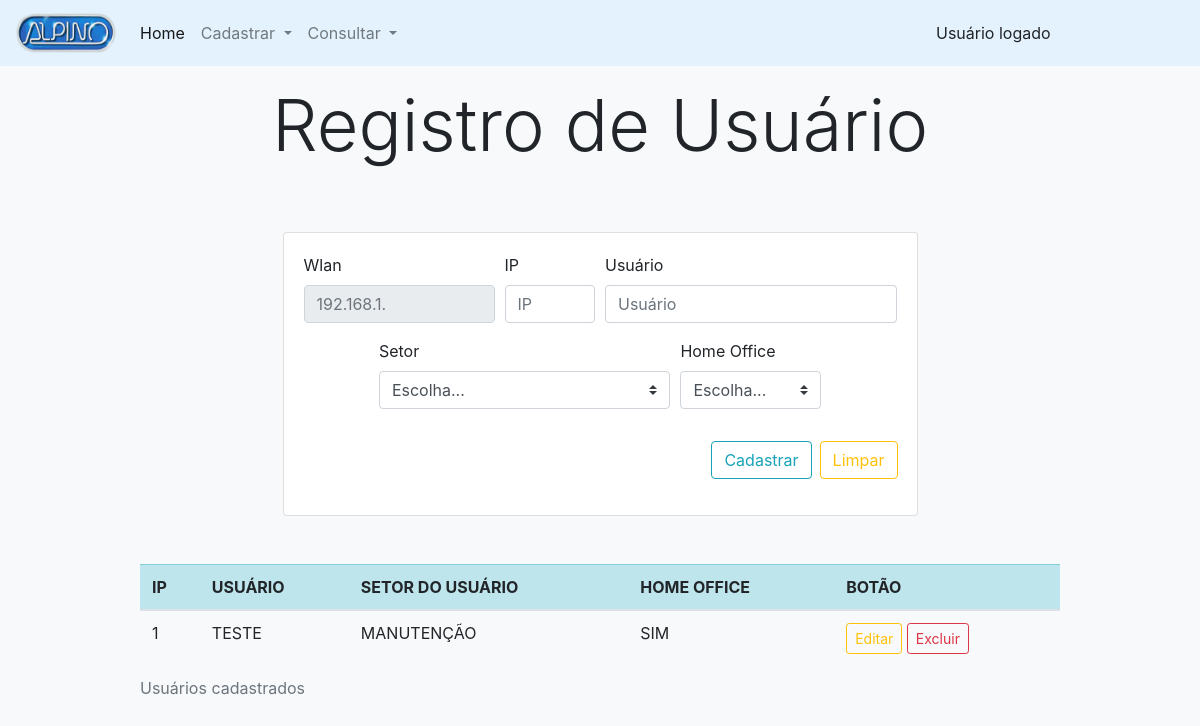
Page /public/pags/ti/register/registerUser.php on the earlier database version.
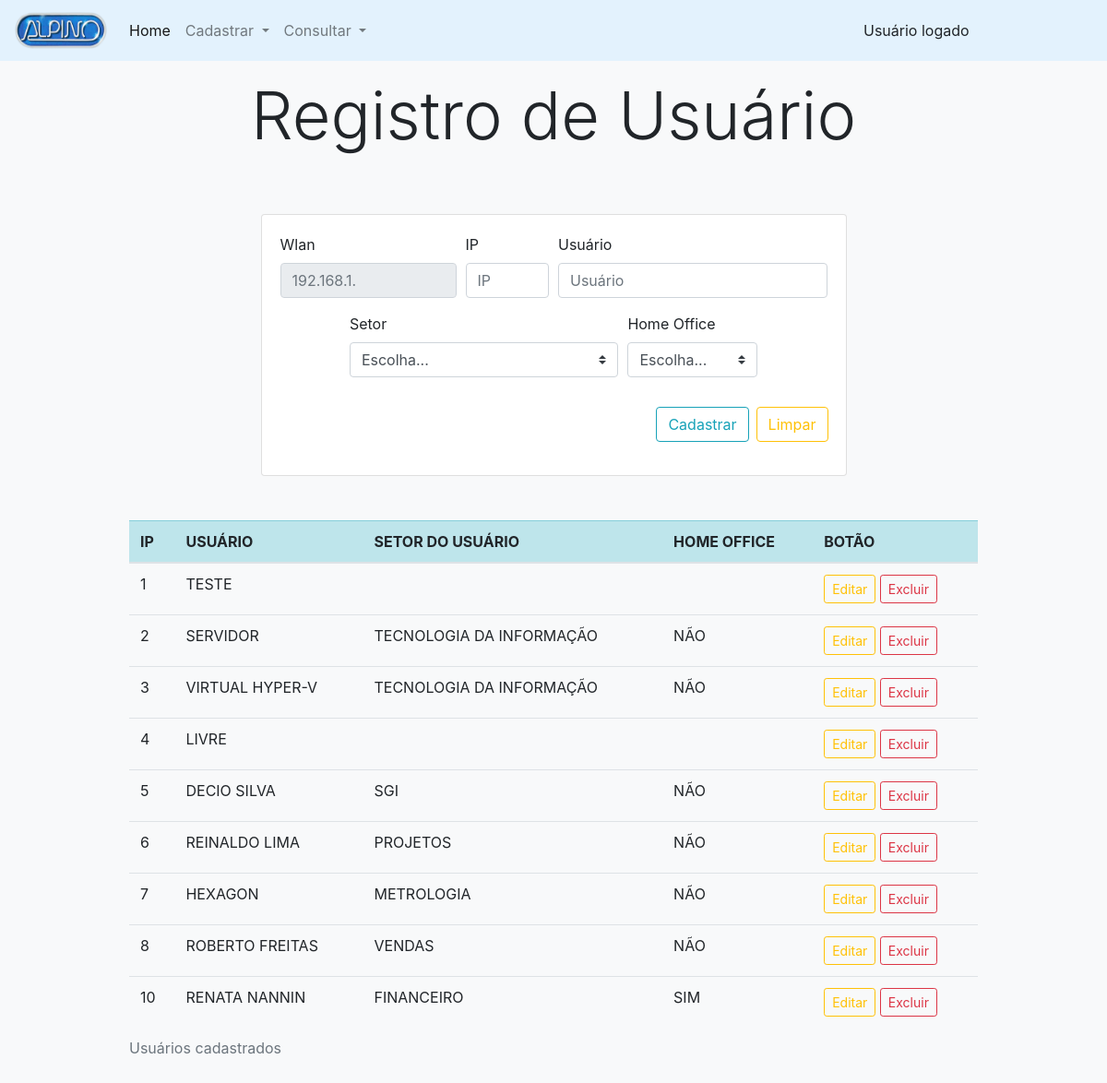
Same page on the later database version.
### tables this page shows
CREATE TABLE `usuario` (
  `ip` int(10) UNSIGNED NOT NULL,
  `usuario` varchar(100) NOT NULL,
  `setor` varchar(100) NOT NULL,
  `homeOffice` varchar(3) NOT NULL
);

### public/pags/ti/register/registerUser.php (the view, shortened to what this page needs)
<?php
    include_once("../../../../src/config/conexaodb.php");
    $sql_usuario = mysqli_query($conn, "SELECT * FROM usuario order by ip asc");
?>
<html lang="pt-br">
<head>
    <link rel="stylesheet" href="../../../../node_modules/bootstrap/dist/css/bootstrap.css">
    <link rel="stylesheet" href="https://cdn.datatables.net/1.10.22/css/jquery.dataTables.min.css">
</head>
<body class="bg-light">
    <?php
        include '../include/nav_register.php';
    ?>
    <div class="container">
        <div class="row">
            <div class="col">
                <div class="py-2 text-center">
                    <h3 class="display-3 m-2">Registro de Usuário</h3>
                </div>
            </div>
        </div>
        <div class="row justify-content-center">
            <div class="col-md-7">
                <div class="py-5">
                    <div class="card bg-white">
                        <div class="card-body">
                            <div class="row">
                                <div class="col">
                                    <form action="../../../../src/db/ti/usuarios/insert.php" method="POST">
                                        <div class="form-row justify-content-center">
                                            <div class="form-group col-md-4">
                                                <label for="inputWlan">Wlan</label>
                                                <input type="text" name="inputWlan" placeholder="192.168.1."
                                                    class="form-control" disabled>
                                            </div>
                                            <div class="form-group col-sm-2">
                                                <label for="inputIp">IP</label>
                                                <input type="text" name="inputIp" class="form-control" placeholder="IP"
                                                    required>
                                            </div>
                                            <div class="form-group col-md-6">
                                                <label for="inputUsuario">Usuário</label>
                                                <input type="text" name="inputUsuario" class="form-control"
                                                    placeholder="Usuário">
                                            </div>
                                        </div>
                                        <div class="form-row justify-content-center">
                                            <div class="form-group col-md-6">
                                                <label for="inputSetor">Setor</label>
                                                <select class="custom-select" name="inputSetor">
                                                    <option value="" selected>Escolha...</option>
                                                </select>
                                            </div>
                                            <div class="form-group col-md-3">
                                                <label for="inputHomeOffice">Home Office</label>
                                                <select class="custom-select" name="inputHomeOffice">
                                                    <option value="" selected>Escolha...</option>
                                                </select>
                                            </div>
                                        </div>
                                        <div class="pt-3">
                                            <div class="form-row justify-content-end">
                                                <button type="submit"
                                                    class="btn btn-outline-info mr-2">Cadastrar</button>
                                                <button type="reset" value="Apagar Campos"
                                                    class="btn btn-outline-warning mr-1">Limpar</button>
                                            </div>
                                        </div>
                                    </form>
                                </div>
                            </div>
                        </div>
                    </div>
                </div>
            </div>
        </div>
        <div class="row justify-content-center">
            <div class="col-md-10">
                <div>
                    <table class="table">
                        <caption>Usuários cadastrados</caption>
                        <thead>
                            <tr class="table-info">
                                <th scope="col">IP</th>
                                <th scope="col">USUÁRIO</th>
                                <th scope="col">SETOR DO USUÁRIO</th>
                                <th scope="col">HOME OFFICE</th>
                                <th scope="col">BOTÃO</th>
                            </tr>
                        </thead>
                        <tbody>
                            <?php while($linha_tabela = mysqli_fetch_assoc($sql_usuario)) { ?>
                            <tr>
                                <td>
                                    <?php echo $linha_tabela['ip']; ?>
                                </td>
                                <td>
                                    <?php echo $linha_tabela['usuario']; ?>
                                </td>
                                <td>
                                    <?php echo $linha_tabela['setor']; ?>
                                </td>
                                <td>
                                    <?php echo $linha_tabela['homeOffice']; ?>
                                </td>
                                <td>
                                    <button type="button" class="btn btn-outline-warning btn-sm" data-toggle="modal"
                                        data-target="#editar" data-ip="<?php echo $linha_tabela['ip']; ?>"
                                        data-usuario="<?php echo $linha_tabela['usuario']; ?>"
                                        data-setor="<?php echo $linha_tabela['setor']; ?>"
                                        data-home="<?php echo $linha_tabela['homeOffice']; ?>">
                                        Editar
                                    </button>
                                    <a
                                        href="../../../../src/db/ti/usuarios/delete.php?id=<?php echo $linha_tabela['ip']; ?>">
                                        <button type="button" class="btn btn-outline-danger btn-sm">Excluir</button>
                                    </a>
                                </td>
                            </tr>
                            <?php } ?>
                        </tbody>
                    </table>
                </div>
            </div>
        </div>
    </div>
</body>
</html>

### public/pags/ti/include/nav_register.php (shortened to what this page needs)
<nav class="navbar navbar-expand-lg navbar-light" style="background-color: #e3f2fd;">
    <a class="navbar-brand" href="#">
        <img src="../../../assets/img/logo.png" width="100" height="40" alt="">
    </a>
    <div class="collapse navbar-collapse" id="conteudoNavbarSuportado">
        <ul class="navbar-nav mr-auto">
            <li class="nav-item active">
                <a class="nav-link" href="../main.php" style="font-size:16px;">Home<span class="sr-only"></span></a>
            </li>
            <li class="nav-item dropdown">
                <a class="nav-link dropdown-toggle" href="#" id="navbarDropdown" role="button"
                    data-toggle="dropdown" aria-haspopup="true" aria-expanded="false" style="font-size:16px;">
                    Cadastrar
                </a>
            </li>
            <li class="nav-item dropdown">
                <a class="nav-link dropdown-toggle" href="#" id="navbarDropdown" role="button"
                    data-toggle="dropdown" aria-haspopup="true" aria-expanded="false" style="font-size:16px;">
                    Consultar
                </a>
            </li>
        </ul>
        <ul class="nav justify-content-end">
            <li class="nav-item">
                <a href="#"><input type="text" class="form-control-plaintext text-black" data-toggle="modal"
                        data-target="#" value="Usuário logado"></a>
            </li>
        </ul>
    </div>
</nav>

Differences in the rows shown:
changed usuario "TESTE": setor "MANUTENÇÃO" → (not shown); homeOffice "SIM" → (not shown)
added usuario: ip "2", usuario "SERVIDOR", setor "TECNOLOGIA DA INFORMAÇÃO", homeOffice "NÃO"
added usuario: ip "3", usuario "VIRTUAL HYPER-V", setor "TECNOLOGIA DA INFORMAÇÃO", homeOffice "NÃO"
added usuario: ip "4", usuario "LIVRE"
added usuario: ip "5", usuario "DECIO SILVA", setor "SGI", homeOffice "NÃO"
added usuario: ip "6", usuario "REINALDO LIMA", setor "PROJETOS", homeOffice "NÃO"
added usuario: ip "7", usuario "HEXAGON", setor "METROLOGIA", homeOffice "NÃO"
added usuario: ip "8", usuario "ROBERTO FREITAS", setor "VENDAS", homeOffice "NÃO"
added usuario: ip "10", usuario "RENATA NANNIN", setor "FINANCEIRO", homeOffice "SIM"
